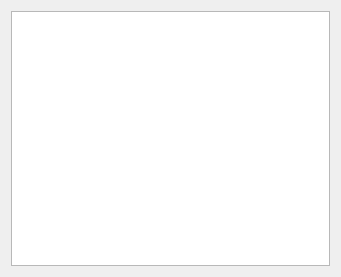
<ui version="4.0" >
 <class>FileSetForm</class>
 <widget class="QWidget" name="FileSetForm" >
  <property name="geometry" >
   <rect>
    <x>0</x>
    <y>0</y>
    <width>341</width>
    <height>277</height>
   </rect>
  </property>
  <property name="windowTitle" >
   <string>FileSet Tree</string>
  </property>
  <layout class="QGridLayout" >
   <item row="0" column="0" >
    <widget class="QTableWidget" name="tableWidget" />
   </item>
  </layout>
  <action name="actionRefreshFileSet" >
   <property name="icon" >
    <iconset resource="../main.qrc" >:/images/view-refresh.png</iconset>
   </property>
   <property name="text" >
    <string>Refresh FileSet List</string>
   </property>
   <property name="statusTip" >
    <string>Requery the director for the list of storage objects.</string>
   </property>
  </action>
  <action name="actionStatusFileSetInConsole" >
   <property name="icon" >
    <iconset resource="../main.qrc" >:/images/status-console.png</iconset>
   </property>
   <property name="text" >
    <string>Status FileSet In Console</string>
   </property>
  </action>
  <action name="actionShowJobs" >
   <property name="icon" >
    <iconset resource="../main.qrc" >:/images/emblem-system.png</iconset>
   </property>
   <property name="text" >
    <string>ShowJobs</string>
   </property>
  </action>
 </widget>
 <resources>
  <include location="../main.qrc" />
 </resources>
 <connections/>
</ui>
